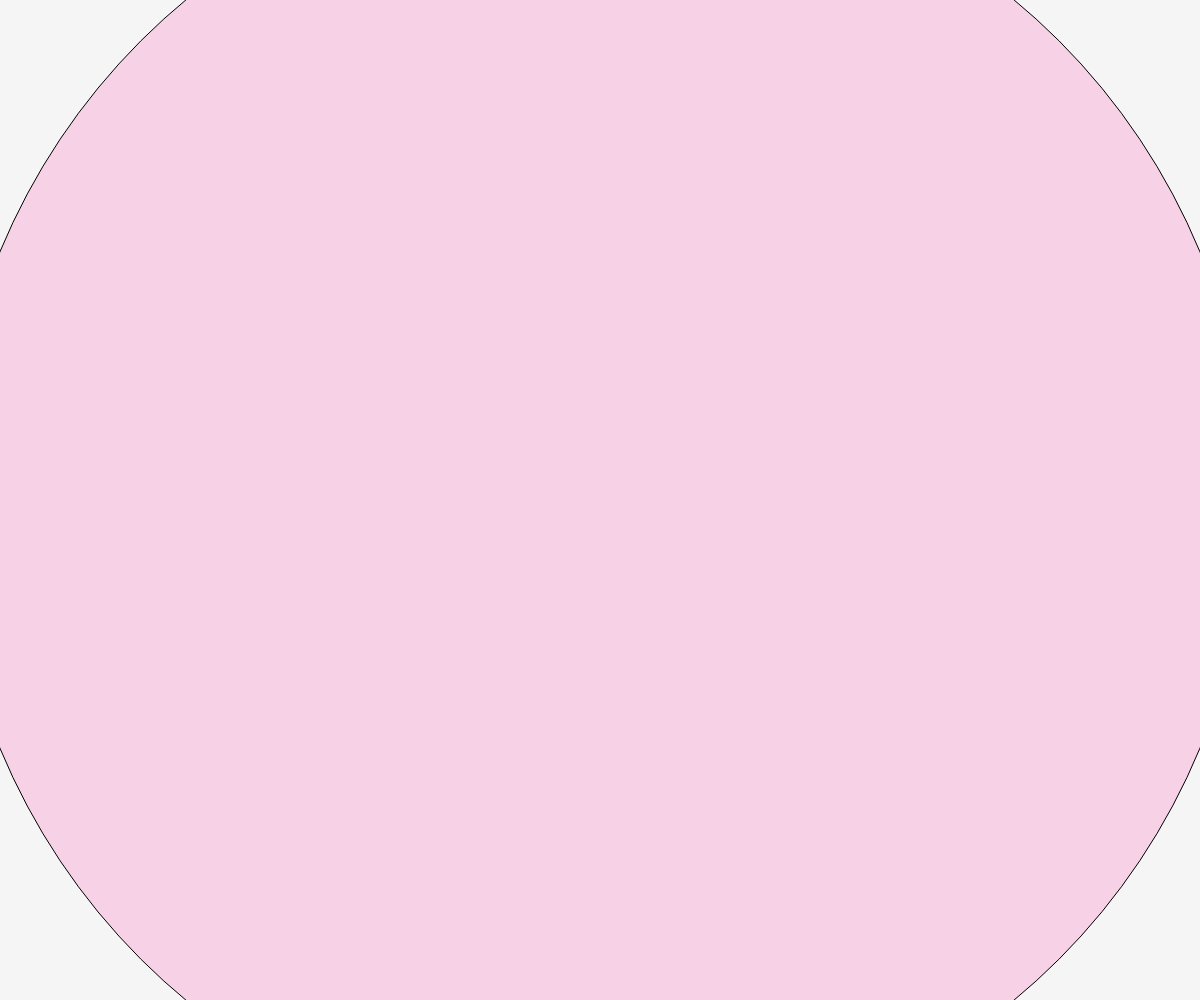
Frame 1 (no input)
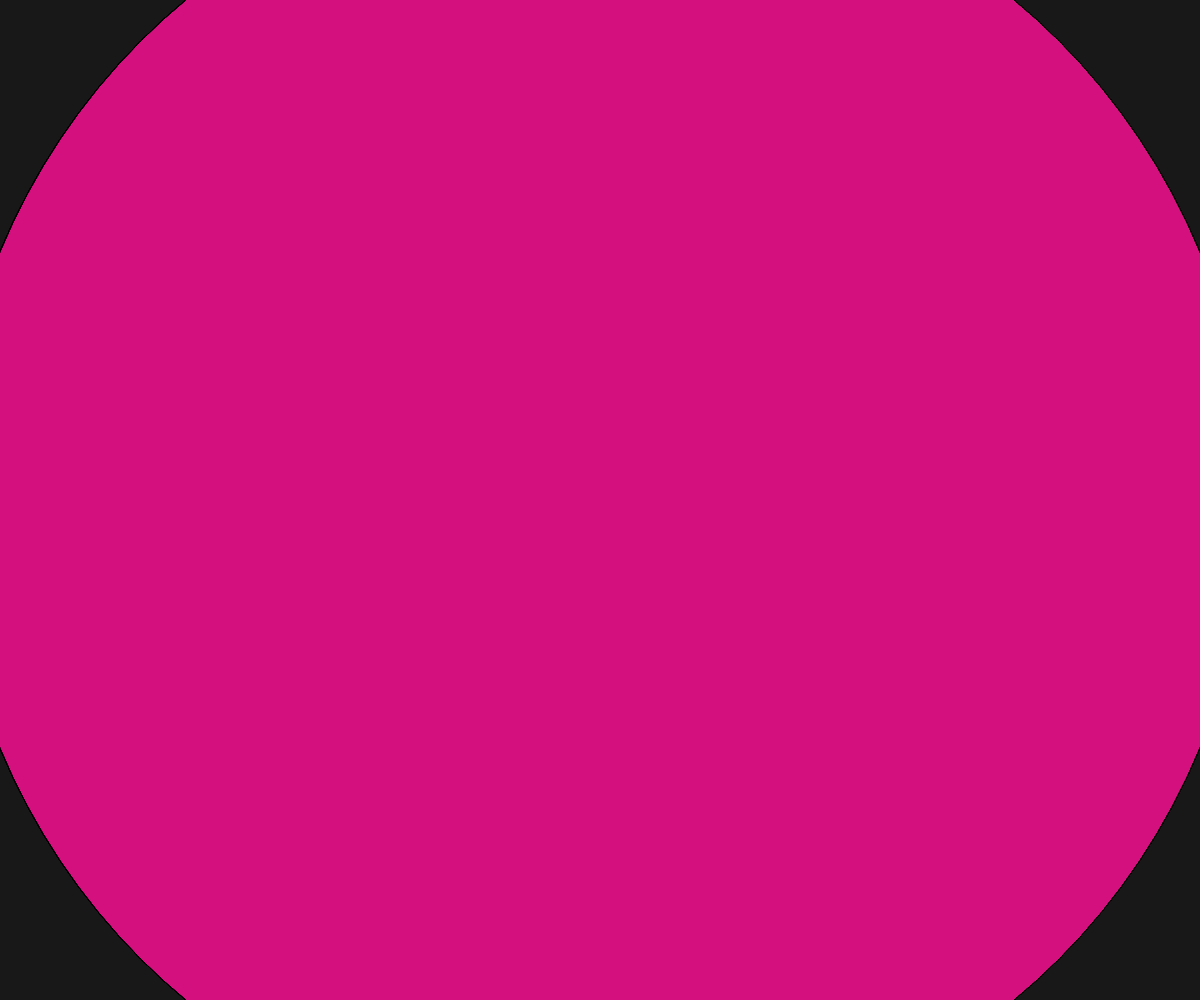
Frame 60 (no input)
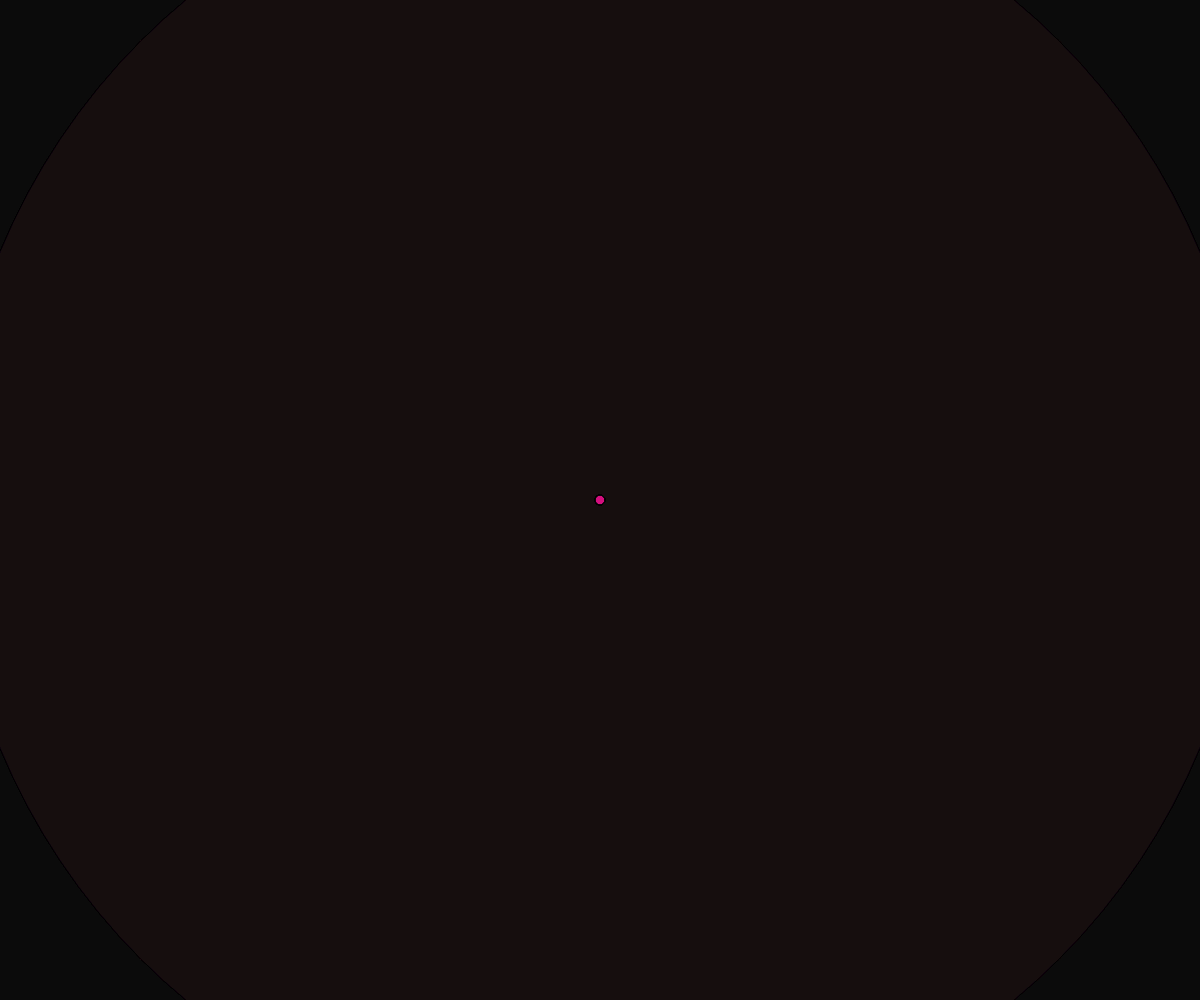
Frame 120 (the mouse pressed at the canvas centre since frame 60)

The p5.js sketch that drew these frames (run headless with seeded random() and noise() and a simulated clock; from frame 60 on, the mouse is pressed at the canvas centre):

// p5.js sketch
// ── sketch.js
function setup() {
  createCanvas(windowWidth, windowHeight);
}

function draw() {
  background(0, 0,0, 10);
  //plan: Durchmesser der Ellipse abhängig von Distanz der Maus

  let durchmesser;
  //
  let distanz = dist(mouseX, mouseY, width / 2, height / 2)
durchmesser = map (distanz, 0, width / 2, 10, 1000);

fill(255, 20, 150, 40)
  ellipse(width / 2, height / 2, durchmesser, durchmesser);
}
